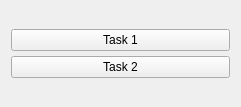
<?xml version="1.0" encoding="UTF-8"?>
<ui version="4.0">
 <class>Widget</class>
 <widget class="QWidget" name="Widget">
  <property name="geometry">
   <rect>
    <x>0</x>
    <y>0</y>
    <width>241</width>
    <height>107</height>
   </rect>
  </property>
  <property name="sizePolicy">
   <sizepolicy hsizetype="Preferred" vsizetype="Preferred">
    <horstretch>0</horstretch>
    <verstretch>0</verstretch>
   </sizepolicy>
  </property>
  <property name="windowTitle">
   <string>First lab</string>
  </property>
  <layout class="QVBoxLayout" name="verticalLayout_2">
   <item>
    <layout class="QVBoxLayout" name="verticalLayout">
     <property name="spacing">
      <number>5</number>
     </property>
     <property name="sizeConstraint">
      <enum>QLayout::SetMinAndMaxSize</enum>
     </property>
     <property name="leftMargin">
      <number>0</number>
     </property>
     <item>
      <widget class="QPushButton" name="ButtonTask_1">
       <property name="layoutDirection">
        <enum>Qt::LeftToRight</enum>
       </property>
       <property name="text">
        <string>Task 1</string>
       </property>
       <property name="default">
        <bool>false</bool>
       </property>
      </widget>
     </item>
     <item>
      <widget class="QPushButton" name="ButtonTask_2">
       <property name="text">
        <string>Task 2</string>
       </property>
      </widget>
     </item>
    </layout>
   </item>
  </layout>
 </widget>
 <resources/>
 <connections/>
 <slots>
  <signal>signal1()</signal>
 </slots>
</ui>
